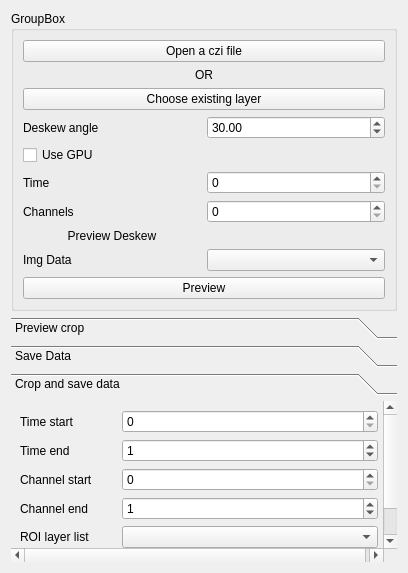
<?xml version="1.0" encoding="UTF-8"?>
<ui version="4.0">
 <class>Form</class>
 <widget class="QWidget" name="Form">
  <property name="geometry">
   <rect>
    <x>0</x>
    <y>0</y>
    <width>408</width>
    <height>573</height>
   </rect>
  </property>
  <property name="windowTitle">
   <string>Form</string>
  </property>
  <layout class="QGridLayout" name="gridLayout_5">
   <item row="0" column="0">
    <widget class="QGroupBox" name="groupBox">
     <property name="title">
      <string>GroupBox</string>
     </property>
     <layout class="QGridLayout" name="gridLayout">
      <item row="8" column="1">
       <widget class="QComboBox" name="combobox_img_data"/>
      </item>
      <item row="2" column="0" colspan="2">
       <widget class="QPushButton" name="btn_choose_existing_layer">
        <property name="text">
         <string>Choose existing layer</string>
        </property>
       </widget>
      </item>
      <item row="0" column="0" colspan="2">
       <widget class="QPushButton" name="btn_open_czi_file">
        <property name="text">
         <string>Open a czi file</string>
        </property>
       </widget>
      </item>
      <item row="1" column="0" colspan="2">
       <widget class="QLabel" name="label">
        <property name="text">
         <string>OR</string>
        </property>
        <property name="alignment">
         <set>Qt::AlignCenter</set>
        </property>
       </widget>
      </item>
      <item row="8" column="0">
       <widget class="QLabel" name="label_6">
        <property name="text">
         <string>Img Data</string>
        </property>
       </widget>
      </item>
      <item row="6" column="0">
       <widget class="QLabel" name="label_4">
        <property name="text">
         <string>Channels</string>
        </property>
       </widget>
      </item>
      <item row="6" column="1">
       <widget class="QSpinBox" name="spinbox_channels_deskew"/>
      </item>
      <item row="3" column="0">
       <widget class="QLabel" name="label_2">
        <property name="text">
         <string>Deskew angle</string>
        </property>
       </widget>
      </item>
      <item row="7" column="0">
       <widget class="QLabel" name="label_5">
        <property name="text">
         <string>Preview Deskew</string>
        </property>
        <property name="alignment">
         <set>Qt::AlignCenter</set>
        </property>
       </widget>
      </item>
      <item row="5" column="0">
       <widget class="QLabel" name="label_3">
        <property name="text">
         <string>Time</string>
        </property>
       </widget>
      </item>
      <item row="3" column="1">
       <widget class="QDoubleSpinBox" name="spinbox_deskew_angle">
        <property name="maximum">
         <double>180.000000000000000</double>
        </property>
        <property name="value">
         <double>30.000000000000000</double>
        </property>
       </widget>
      </item>
      <item row="5" column="1">
       <widget class="QSpinBox" name="spinbox_time_deskew"/>
      </item>
      <item row="4" column="0">
       <widget class="QCheckBox" name="checkbox_use_gpu">
        <property name="text">
         <string>Use GPU</string>
        </property>
       </widget>
      </item>
      <item row="10" column="0" colspan="2">
       <widget class="QPushButton" name="btn_preview">
        <property name="text">
         <string>Preview</string>
        </property>
       </widget>
      </item>
     </layout>
    </widget>
   </item>
   <item row="1" column="0">
    <widget class="QToolBox" name="toolBox">
     <property name="currentIndex">
      <number>2</number>
     </property>
     <widget class="QWidget" name="page">
      <property name="geometry">
       <rect>
        <x>0</x>
        <y>0</y>
        <width>390</width>
        <height>189</height>
       </rect>
      </property>
      <attribute name="label">
       <string>Preview crop</string>
      </attribute>
      <layout class="QGridLayout" name="gridLayout_2">
       <item row="0" column="0" colspan="2">
        <widget class="QPushButton" name="pushButton_4">
         <property name="text">
          <string>Initialize shapes layer</string>
         </property>
        </widget>
       </item>
       <item row="1" column="1">
        <widget class="QSpinBox" name="spinBox_4"/>
       </item>
       <item row="3" column="1">
        <widget class="QComboBox" name="comboBox_2"/>
       </item>
       <item row="4" column="0" colspan="2">
        <widget class="QPushButton" name="pushButton_5">
         <property name="text">
          <string>Run</string>
         </property>
        </widget>
       </item>
       <item row="1" column="0">
        <widget class="QLabel" name="label_7">
         <property name="text">
          <string>Time</string>
         </property>
        </widget>
       </item>
       <item row="2" column="1">
        <widget class="QSpinBox" name="spinBox_3"/>
       </item>
       <item row="3" column="0">
        <widget class="QLabel" name="label_9">
         <property name="text">
          <string>ROI layer</string>
         </property>
        </widget>
       </item>
       <item row="2" column="0">
        <widget class="QLabel" name="label_8">
         <property name="text">
          <string>Channels</string>
         </property>
        </widget>
       </item>
       <item row="5" column="0">
        <spacer name="verticalSpacer">
         <property name="orientation">
          <enum>Qt::Vertical</enum>
         </property>
         <property name="sizeHint" stdset="0">
          <size>
           <width>20</width>
           <height>40</height>
          </size>
         </property>
        </spacer>
       </item>
      </layout>
     </widget>
     <widget class="QWidget" name="page_2">
      <property name="geometry">
       <rect>
        <x>0</x>
        <y>0</y>
        <width>390</width>
        <height>189</height>
       </rect>
      </property>
      <attribute name="label">
       <string>Save Data</string>
      </attribute>
      <layout class="QGridLayout" name="gridLayout_3">
       <item row="0" column="0">
        <widget class="QLabel" name="label_10">
         <property name="text">
          <string>Time start</string>
         </property>
        </widget>
       </item>
       <item row="0" column="1">
        <widget class="QSpinBox" name="spinBox_5"/>
       </item>
       <item row="1" column="0">
        <widget class="QLabel" name="label_11">
         <property name="text">
          <string>Time end</string>
         </property>
        </widget>
       </item>
       <item row="1" column="1">
        <widget class="QSpinBox" name="spinBox_6"/>
       </item>
       <item row="2" column="0">
        <widget class="QLabel" name="label_12">
         <property name="text">
          <string>Channel start</string>
         </property>
        </widget>
       </item>
       <item row="2" column="1">
        <widget class="QSpinBox" name="spinBox_7"/>
       </item>
       <item row="3" column="0">
        <widget class="QLabel" name="label_13">
         <property name="text">
          <string>Channel end</string>
         </property>
        </widget>
       </item>
       <item row="3" column="1">
        <widget class="QSpinBox" name="spinBox_8"/>
       </item>
       <item row="6" column="1">
        <spacer name="verticalSpacer_2">
         <property name="orientation">
          <enum>Qt::Vertical</enum>
         </property>
         <property name="sizeHint" stdset="0">
          <size>
           <width>17</width>
           <height>31</height>
          </size>
         </property>
        </spacer>
       </item>
       <item row="5" column="0" colspan="2">
        <widget class="QPushButton" name="pushButton_6">
         <property name="text">
          <string>Run</string>
         </property>
        </widget>
       </item>
       <item row="4" column="0">
        <widget class="QLabel" name="label_14">
         <property name="text">
          <string>Save to directory</string>
         </property>
        </widget>
       </item>
       <item row="4" column="1">
        <widget class="QTextEdit" name="textEdit">
         <property name="sizePolicy">
          <sizepolicy hsizetype="Minimum" vsizetype="Preferred">
           <horstretch>0</horstretch>
           <verstretch>0</verstretch>
          </sizepolicy>
         </property>
         <property name="minimumSize">
          <size>
           <width>0</width>
           <height>25</height>
          </size>
         </property>
        </widget>
       </item>
      </layout>
     </widget>
     <widget class="QWidget" name="page_3">
      <property name="geometry">
       <rect>
        <x>0</x>
        <y>0</y>
        <width>390</width>
        <height>189</height>
       </rect>
      </property>
      <attribute name="label">
       <string>Crop and save data</string>
      </attribute>
      <layout class="QGridLayout" name="gridLayout_4">
       <item row="3" column="2">
        <widget class="QSpinBox" name="spinBox_11">
         <property name="value">
          <number>1</number>
         </property>
        </widget>
       </item>
       <item row="0" column="0">
        <widget class="QLabel" name="label_18">
         <property name="text">
          <string>Time start</string>
         </property>
        </widget>
       </item>
       <item row="1" column="2">
        <widget class="QSpinBox" name="spinBox_10">
         <property name="value">
          <number>1</number>
         </property>
        </widget>
       </item>
       <item row="0" column="2">
        <widget class="QSpinBox" name="spinBox_9"/>
       </item>
       <item row="1" column="0">
        <widget class="QLabel" name="label_17">
         <property name="text">
          <string>Time end</string>
         </property>
        </widget>
       </item>
       <item row="5" column="2">
        <widget class="QTextEdit" name="textEdit_2">
         <property name="sizePolicy">
          <sizepolicy hsizetype="Minimum" vsizetype="Preferred">
           <horstretch>0</horstretch>
           <verstretch>0</verstretch>
          </sizepolicy>
         </property>
         <property name="minimumSize">
          <size>
           <width>0</width>
           <height>25</height>
          </size>
         </property>
        </widget>
       </item>
       <item row="3" column="0">
        <widget class="QLabel" name="label_16">
         <property name="text">
          <string>Channel end</string>
         </property>
        </widget>
       </item>
       <item row="5" column="0">
        <widget class="QLabel" name="label_20">
         <property name="text">
          <string>Save to directory</string>
         </property>
        </widget>
       </item>
       <item row="2" column="2">
        <widget class="QSpinBox" name="spinBox_12"/>
       </item>
       <item row="2" column="0">
        <widget class="QLabel" name="label_15">
         <property name="text">
          <string>Channel start</string>
         </property>
        </widget>
       </item>
       <item row="4" column="2">
        <widget class="QComboBox" name="comboBox_3"/>
       </item>
       <item row="4" column="0" colspan="2">
        <widget class="QLabel" name="label_19">
         <property name="text">
          <string>ROI layer list</string>
         </property>
        </widget>
       </item>
       <item row="6" column="0" colspan="3">
        <spacer name="verticalSpacer_3">
         <property name="orientation">
          <enum>Qt::Vertical</enum>
         </property>
         <property name="sizeHint" stdset="0">
          <size>
           <width>20</width>
           <height>40</height>
          </size>
         </property>
        </spacer>
       </item>
      </layout>
     </widget>
    </widget>
   </item>
  </layout>
 </widget>
 <resources/>
 <connections/>
</ui>
